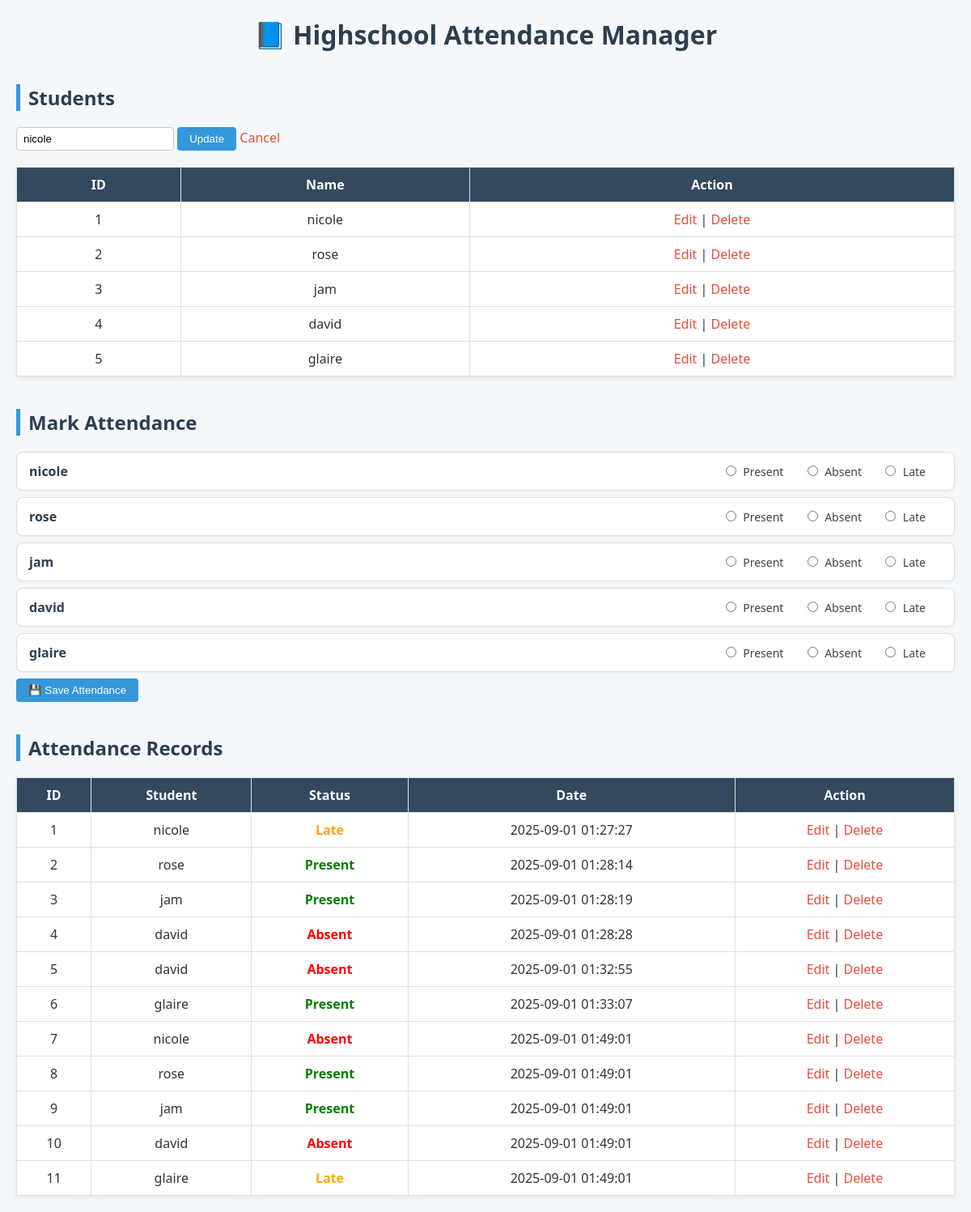
The page /?edit_student=1 on the database its author committed.
### tables this page shows
CREATE TABLE `students` (
  `id` int(11) NOT NULL,
  `name` varchar(100) NOT NULL
);

CREATE TABLE `attendance` (
  `id` int(11) NOT NULL,
  `student_id` int(11) DEFAULT NULL,
  `status` enum('Present','Absent','Late') NOT NULL,
  `date` timestamp NOT NULL DEFAULT current_timestamp()
);

### Student.php (called while the page is built, shortened)
<?php
require_once "db.php";
class Student {
    private $conn;
    public function __construct() {
        $db = new Database();
        $this->conn = $db->connect();
    }
    public function all() {
        return $this->conn->query("SELECT * FROM students")->fetchAll(PDO::FETCH_ASSOC);
    }
    public function getById($id) {
        $stmt = $this->conn->prepare("SELECT * FROM students WHERE id=:id");
        $stmt->execute(['id'=>$id]);
        return $stmt->fetch(PDO::FETCH_ASSOC);
    }
}
?>

### db.php (called while the page is built, shortened)
<?php
class Database {
    private $host = "localhost";
    private $dbname = "student_attendancesql";
    private $user = "root";
    private $pass = "";
    public function connect() {
        try {
            $this->conn = new PDO("mysql:host=$this->host;dbname=$this->dbname",
                                   $this->user, $this->pass);
            $this->conn->setAttribute(PDO::ATTR_ERRMODE, PDO::ERRMODE_EXCEPTION);
            return $this->conn;
        } catch (PDOException $e) {
            die("Connection failed: " . $e->getMessage());
        }
    }
}
?>

### Attendance.php (called while the page is built, shortened)
<?php
require_once "db.php";
class Attendance {
    private $conn;
    public function __construct() {
        $db = new Database();
        $this->conn = $db->connect();
    }
    public function all() {
        $sql = "SELECT a.id, s.name, a.student_id, a.status, a.date
                FROM attendance a JOIN students s ON a.student_id=s.id";
        return $this->conn->query($sql)->fetchAll(PDO::FETCH_ASSOC);
    }
}
?>

### index.php (the view, shortened to what this page needs)
<?php
require_once "Student.php";
require_once "Attendance.php";
$student = new Student();
$attendance = new Attendance();
if (isset($_GET['edit_student'])) {
    $editStudent = $student->getById($_GET['edit_student']);
}
$students = $student->all();
$records = $attendance->all();
?>
<!DOCTYPE html>
<html>
<head>
</head>
<body>
<h1>📘 Highschool Attendance Manager</h1>
<h2>Students</h2>
<form method="POST">
    <input type="text" name="name" placeholder="Student Name"
           value="<?= isset($editStudent) ? $editStudent['name'] : '' ?>" required>
    <?php if (isset($editStudent)): ?>
        <button type="submit" name="update_student">Update</button>
        <a href="index.php">Cancel</a>
    <?php else: ?>
        <button type="submit" name="add_student">Add</button>
    <?php endif; ?>
</form>
<table>
<tr><th>ID</th><th>Name</th><th>Action</th></tr>
<?php foreach($students as $s): ?>
<tr>
    <td><?= $s['id'] ?></td>
    <td><?= $s['name'] ?></td>
    <td>
        <a href="?edit_student=<?= $s['id'] ?>">Edit</a> |
        <a href="?delete_student=<?= $s['id'] ?>">Delete</a>
    </td>
</tr>
<?php endforeach; ?>
</table>
<h2>Mark Attendance</h2>
<form method="POST">
    <?php foreach($students as $s): ?>
        <div class="attendance-row">
            <strong><?= $s['name'] ?></strong>
            <div class="attendance-options">
                <label><input type="radio" name="attendance[<?= $s['id'] ?>]" value="Present" required> Present</label>
                <label><input type="radio" name="attendance[<?= $s['id'] ?>]" value="Absent"> Absent</label>
                <label><input type="radio" name="attendance[<?= $s['id'] ?>]" value="Late"> Late</label>
            </div>
        </div>
    <?php endforeach; ?>
    <button type="submit" name="mark_attendance">💾 Save Attendance</button>
</form>
<h2>Attendance Records</h2>
<table>
<tr><th>ID</th><th>Student</th><th>Status</th><th>Date</th><th>Action</th></tr>
<?php foreach ($records as $r): ?>
<tr>
    <td><?= $r['id'] ?></td>
    <td><?= $r['name'] ?></td>
    <td class="<?= strtolower($r['status']) ?>"><?= $r['status'] ?></td>
    <td><?= $r['date'] ?></td>
    <td>
        <a href="?edit_attendance=<?= $r['id'] ?>">Edit</a> |
        <a href="?delete_attendance=<?= $r['id'] ?>">Delete</a>
    </td>
</tr>
<?php endforeach; ?>
</table>
</body>
</html>

### index.php (style rules this page uses)
body { font-family: "Segoe UI", Arial, sans-serif; background: #f4f8fb; margin: 20px; color: #333; }
h1 { text-align: center; color: #2c3e50; margin-bottom: 30px; }
h2 { color: #2c3e50; margin-top: 40px; border-left: 5px solid #3498db; padding-left: 10px; }
form { margin-bottom: 20px; }
input[type="text"] { padding: 6px 8px; border: 1px solid #ccc; border-radius: 4px; }
button { padding: 7px 15px; background: #3498db; color: white; border: none; border-radius: 4px; cursor: pointer; }
a { color: #e74c3c; text-decoration: none; }
table { width: 100%; border-collapse: collapse; margin-top: 15px; background: white; box-shadow: 0 2px 6px rgba(0,0,0,0.08); }
th, td { border: 1px solid #e0e0e0; padding: 10px; text-align: center; }
th { background: #34495e; color: white; }
.present { color: green; font-weight: bold; }
.absent { color: red; font-weight: bold; }
.late { color: orange; font-weight: bold; }
.attendance-row { display: flex; align-items: center; justify-content: space-between; padding: 12px 15px; margin: 8px 0; background: #fff; border: 1px solid #ddd; border-radius: 8px; box-shadow: 0 1px 3px rgba(0,0,0,0.05); }
.attendance-row strong { flex: 1; font-size: 16px; color: #2c3e50; }
.attendance-options label { margin-right: 20px; font-size: 14px; color: #444; }
.attendance-options input { margin-right: 5px; }

### rows shown on the page
students: name "nicole", id "1"
students: id "2", name "rose"
students: id "3", name "jam"
students: id "4", name "david"
students: id "5", name "glaire"
attendance: id "1", student.name "nicole", status "Late", date "2025-09-01 01:27:27"
attendance: id "2", student.name "rose", status "Present", date "2025-09-01 01:28:14"
attendance: id "3", student.name "jam", status "Present", date "2025-09-01 01:28:19"
attendance: id "4", student.name "david", status "Absent", date "2025-09-01 01:28:28"
attendance: id "5", student.name "david", status "Absent", date "2025-09-01 01:32:55"
attendance: id "6", student.name "glaire", status "Present", date "2025-09-01 01:33:07"
attendance: id "7", student.name "nicole", status "Absent", date "2025-09-01 01:49:01"
attendance: id "8", student.name "rose", status "Present", date "2025-09-01 01:49:01"
attendance: id "9", student.name "jam", status "Present", date "2025-09-01 01:49:01"
attendance: id "10", student.name "david", status "Absent", date "2025-09-01 01:49:01"
attendance: id "11", student.name "glaire", status "Late", date "2025-09-01 01:49:01"
